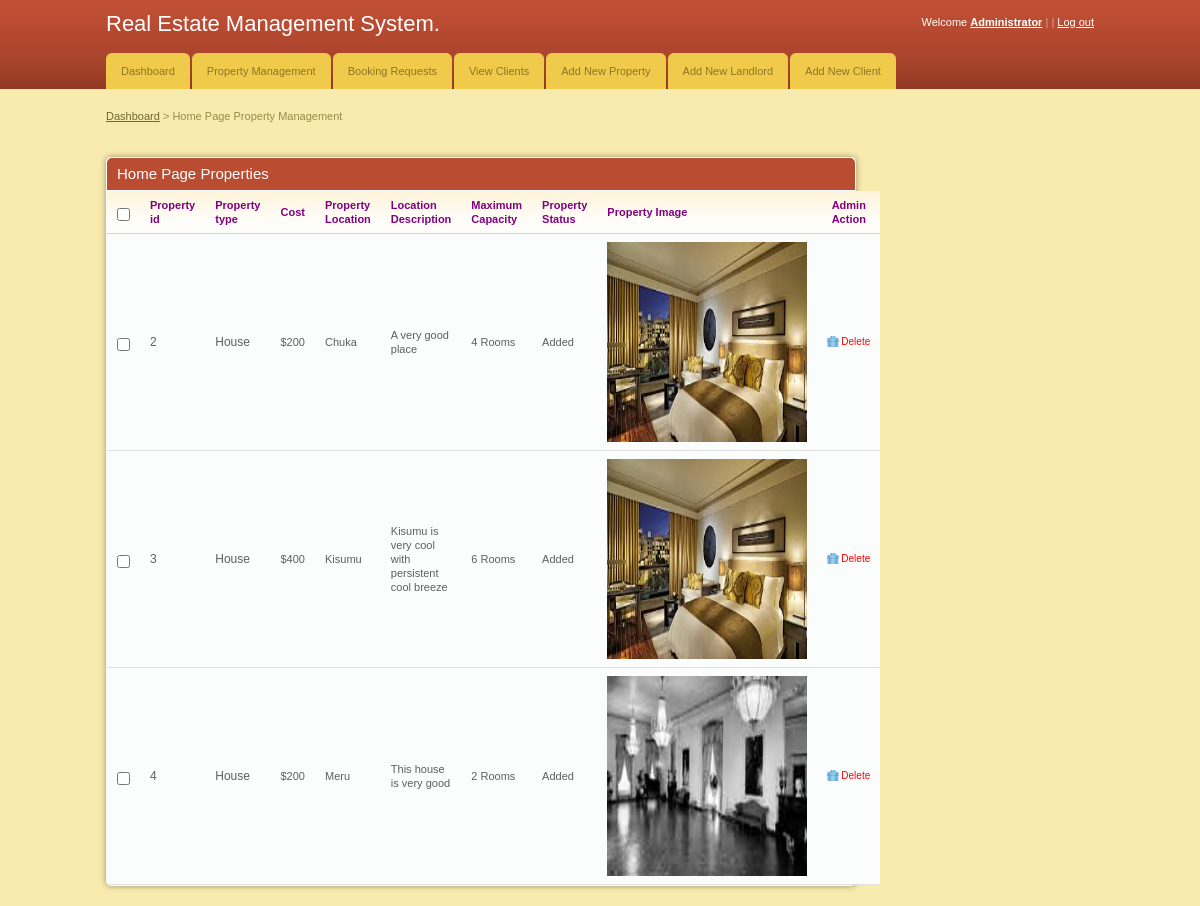
Screenshot of /admin/manage_property.php with the database file from the repository.
### tables this page shows
CREATE TABLE `properties` (
  `house_id` int(11) NOT NULL,
  `house_type` varchar(255) NOT NULL,
  `image` text NOT NULL,
  `rent_cost` varchar(11) NOT NULL,
  `location` varchar(30) NOT NULL,
  `location_description` text NOT NULL,
  `max_capacity` varchar(100) NOT NULL,
  `status` varchar(255) NOT NULL
);

### admin/manage_property.php (the view, shortened to what this page needs)
<!DOCTYPE html PUBLIC "-//W3C//DTD XHTML 1.0 Transitional//EN" "http://www.w3.org/TR/xhtml1/DTD/xhtml1-transitional.dtd">
<html xmlns="http://www.w3.org/1999/xhtml">
<head>
	<link rel="stylesheet" href="css/style.css" type="text/css" media="all" />
</head>
<body>
<div id="header">
	<div class="shell">
		<?php
			include 'menu.php';
		?>
		</div>
	</div>
<div id="container">
	<div class="shell">
		<div class="small-nav">
			<a href="index.php">Dashboard</a>
			<span>&gt;</span>
			Home Page Property Management
		</div>
		<br />
		<div id="main">
			<div id="content">
				<div class="box">
					<div class="box-head">
						<h2 class="left">Home Page Properties</h2>
					</div>
					<div class="table">
						<table width="100%" border="0" cellspacing="0" cellpadding="0">
							<tr>
								<th width="13"><input type="checkbox" class="checkbox" /></th>
								<font color="purple">
								<th><font color="purple">Property id</font></th>
								<th><font color="purple">Property type</font></th>
								<th><font color="purple">Cost</font></th>
								<th><font color="purple">Property Location</font></th>
								<th><font color="purple">Location Description</font></th>
								<th><font color="purple">Maximum Capacity</font></th>
								<th><font color="purple">Property Status</font></th>
								<th><font color="purple">Property Image</font></th>
								<th width="110" class="ac"><font color="purple">Admin Action</font></th>
							</tr>
							<?php
								include '../includes/config.php';
								$select = "SELECT * FROM properties";
								$result = $conn->query($select);
								while($row = $result->fetch_assoc()){
							?>
							<tr>
								<td><input type="checkbox" class="checkbox" /></td>
								<td><h3><?php echo $row['house_id'] ?></h3></td>
								<td><h3><?php echo $row['house_type'] ?></h3></td>
								<td><?php echo $row['rent_cost'] ?></td>
								<td><?php echo $row['location'] ?></td>
								<td><?php echo $row['location_description'] ?></td>
								<td><?php echo $row['max_capacity'] ?></td>
								<td><?php echo $row['status'] ?></td>
								<td><img class="thumb" src="../house_images/<?php echo $row['image'];?>" width="200" height="200"></td>
								<td><a href="javascript:sureToDelete(<?php echo $row['house_id'];?>)" class="ico del"><font color="red">Delete</font></a></td>
							</tr>
							<?php
								}
							?>
						</table>
					</div>
				</div>
			</div>
</body>
</html>

### admin/css/style.css (style rules this page uses)
* { padding:0; margin:0; outline:0; }
body { background:#f9ebae; font-family: Verdana, sans-serif; font-size:11px; line-height:14px; color:#5e5e5e; }
input, textarea, select { font-family: Verdana, sans-serif; font-size:13px; }
.checkbox { width:13px; height:13px; vertical-align:top; position:relative; top:2px; }
a { color:#ba4c32; text-decoration: underline; cursor:pointer; }
.left, .alignleft { float:left; display:inline; }
.ac { text-align: center !important; }
h2 { font-size:15px; font-weight: normal; }
h3 { font-size:12px; line-height:14px; font-weight: normal; }
.shell { width:988px; margin:0 auto; }
#header { height:89px; background:url(images/header.gif); white-space:nowrap; }
#container { padding:20px 0; }
.small-nav { color:#978b48; padding-bottom:20px; }
.small-nav a { color:#6f6636; }
#content { float:left; width:750px; }
.table th { background:#fffdfa url(images/th.gif) repeat-x 0 0; color:#818181; text-align: left; padding:7px 10px; border-bottom:solid 1px #d2d1cb; }
.table td { background:#fbfcfc; border-bottom:solid 1px #e0e0e0; padding:8px 10px; }
.box { background:#fbfcfc; height:100%; padding:1px; margin-bottom:20px; }
.box-head { background:#ba4c32; height:32px; color:#fff; padding: 0 10px; line-height:32px; white-space:nowrap; border-bottom:solid 1px #fff; }
a.ico { color:#9d9c9a; font-size:10px; text-decoration: none; padding:0 0 0 14px; background-repeat:no-repeat; background-position:0 0; }
a.del { background-image:url(images/del.gif) }
.box { -moz-border-radius:5px; -webkit-border-radius:5px; -moz-box-shadow: 0 0 6px #978f6c; -webkit-box-shadow: 0 0 6px #978f6c; }
.box-head { -moz-border-radius-topleft:5px; -moz-border-radius-topright:5px; -webkit-border-top-left-radius:5px; -webkit-border-top-right-radius:5px; }

### rows the page displays
properties: house_id "2", house_type "House", rent_cost "$200", location "Chuka", location_description "A very good place", max_capacity "4 Rooms", status "Added", image (picture)
properties: house_id "3", house_type "House", rent_cost "$400", location "Kisumu", location_description "Kisumu is very cool with persistent cool breeze", max_capacity "6 Rooms", status "Added", image (picture)
properties: house_id "4", house_type "House", rent_cost "$200", location "Meru", location_description "This house is very good", max_capacity "2 Rooms", status "Added", image (picture)
